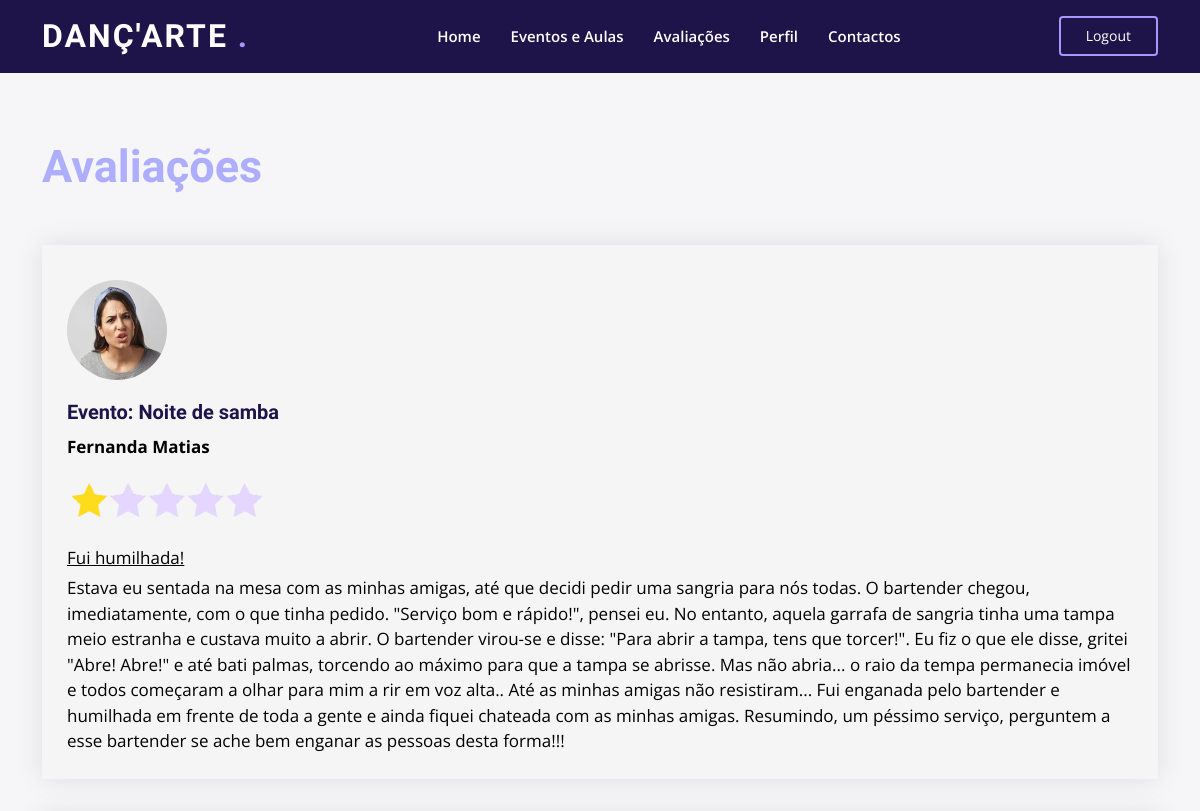
The app's page /danceteria/avaliacoes/ (signed in, upper part), older data.
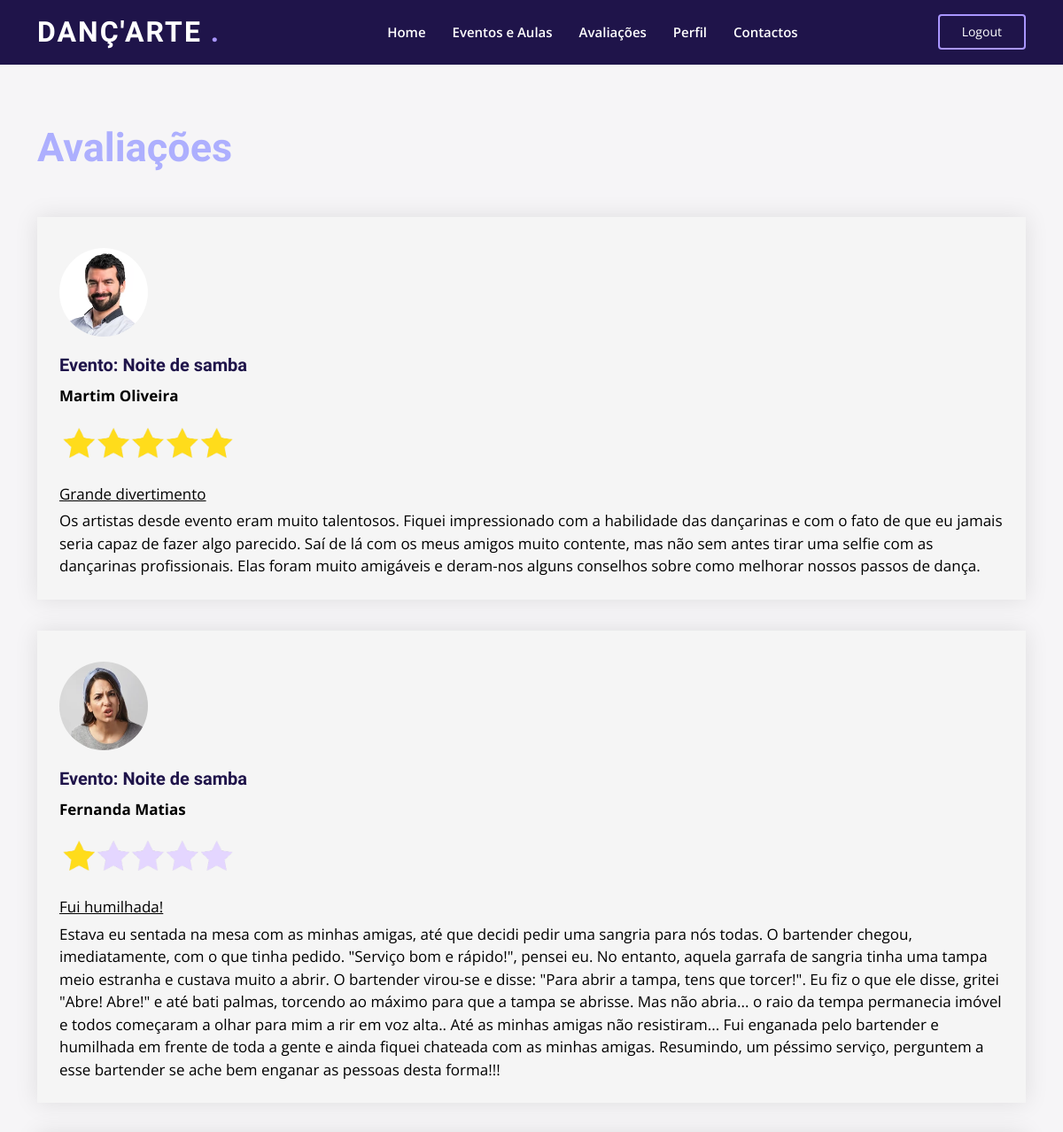
The same page, newer data.
### webdanceteria/models.py (models this page shows, shortened)
class Avaliacao(models.Model):
    avaliador = models.ForeignKey(User, on_delete=models.CASCADE, default=None)
    evento = models.ForeignKey(Evento, on_delete=models.CASCADE)
    titulo = models.CharField(max_length=100, default="")
    descricao = models.CharField(max_length=1000, null=True, blank=True, default="")
    rating = models.IntegerField()  # 1 a 5 estrelas
    data_avaliacao = models.DateTimeField()

class Utilizador(models.Model):
    user = models.OneToOneField(User, on_delete=models.CASCADE, default=None)
    nome = models.CharField(max_length=50)
    email = models.EmailField()
    genero = models.CharField(max_length=1, choices=genero_choices)
    imagem_perfil = models.FileField(upload_to='utilizadorImg', null=True)
    descricao = models.CharField(max_length=500, null=True, blank=True, default="")
    data_nascimento = models.DateField()
    n_aulas = models.IntegerField(default=0)
    n_eventos = models.IntegerField(default=0)
    class Meta:
        abstract = True

class Membro(Utilizador):
    preferencias_musicais = models.CharField(max_length=100, null=True)
    nivel_membro = models.ForeignKey(NivelMembro, on_delete=models.PROTECT)
    pontos = models.IntegerField(default=0)

class Evento(models.Model):
    nome = models.CharField(max_length=100)
    data_hora = models.DateTimeField()
    preco_bilhete = models.DecimalField(max_digits=6, decimal_places=2, default=None)
    bilhetes_disponiveis = models.IntegerField()
    descricao = models.CharField(max_length=500, null=True, blank=True)
    artistas = models.CharField(max_length=500, null=True, blank=True)

### webdanceteria/views.py (the view)
# urls.py: path('avaliacoes/', views.avaliacoes_view, name='avaliacoes_view')
@login_required()
def avaliacoes_view(request):
    avaliacoes = Avaliacao.objects.order_by('-data_avaliacao')
    return render(request, 'webdanceteria/avaliacoes.html', {'avaliacoes': avaliacoes})

### webdanceteria/templatetags/registerfilters.py (called while the page is built)
@register.filter
def isMembro(user):
    return user.groups.filter(name='Membros').exists()

@register.filter
def isInstrutor(user):
    return user.groups.filter(name='Instrutores').exists()

@register.filter
def getUtilizador(user):
    if isMembro(user):
        return Membro.objects.get(user_id=user)
    if isInstrutor(user):
        return Instrutor.objects.get(user_id=user)
    if user.is_superuser:
        return Diretor.objects.get(user_id=user)
    return None

@register.filter
def getNome(user):
    return getUtilizador(user).nome

@register.filter
def getImagemPerfil(user):
    if getUtilizador(user).imagem_perfil:
        return f"{settings.MEDIA_URL}{getUtilizador(user).imagem_perfil}"
    else:
        return None

### webdanceteria/templates/webdanceteria/avaliacoes.html (shortened to what this page needs)
{% extends "./profile.html" %}
    {% load static %}
    {% load registerfilters %}
{% block content %}
    <section class="events create">
        <div class="container">
            <div class="section-title" style="margin-bottom: -20px">
                {% block nameForm %}
                    <h3>
                        Avaliações
                    </h3>
                {% endblock %}
            </div>
            {% for avaliacao in avaliacoes %}
                <div id="divDivisao">
                    {% if avaliacao.avaliador|getImagemPerfil %}
                        <img src="{% static avaliacao.avaliador|getImagemPerfil %}"
                             id=" img{{ avaliacao.avaliador.id }}"
                             style="width: 100px; height: 100px" title="" alt="">
                    {% else %}
                        <img src="{% static 'webdanceteria/img/user.png' %}" id=" img{{ avaliacao.avaliador.id }}"
                             style="width: 100px; height: 100px" title="" alt="">
                    {% endif %}
                    <h5 class="eventoNome"> Evento: {{ avaliacao.evento.nome }}</h5>
                    <p class="p"><strong>{{ avaliacao.avaliador|getNome }}</strong></p>
                    {% if avaliacao.rating == 1 %}
                        <img src="{% static 'webdanceteria/img/rating_1.png' %}" style="width: 200px; height: 50px; border-radius: 0" alt="">
                    {% elif avaliacao.rating == 2 %}
                        <img src="{% static 'webdanceteria/img/rating_2.png' %}" style="width: 200px; height: 50px; border-radius: 0" alt="">
                    {% elif avaliacao.rating == 3 %}
                        <img src="{% static 'webdanceteria/img/rating_3.png' %}" style="width: 200px; height: 50px; border-radius: 0" alt="">
                    {% elif avaliacao.rating == 4 %}
                        <img src="{% static 'webdanceteria/img/rating_4.png' %}" style="width: 200px; height: 50px; border-radius: 0" alt="">
                    {% elif avaliacao.rating == 5 %}
                        <img src="{% static 'webdanceteria/img/rating_5.png' %}" style="width: 200px; height: 50px; border-radius: 0" alt="">
                    {% endif %}
                    <p class="p"> <u> {{ avaliacao.titulo }} </u> </p>
                    <p class="p"> {{ avaliacao.descricao }} </p>
                </div>
            {% endfor %}
        </div>
    </section>
{% endblock %}

Row changes from the older to the newer data that the page shows:
added Avaliacao: avaliador.imagem_perfil (picture), evento.nome "Noite de samba", avaliador|getNome "Martim Oliveira", rating 5 (drawn), titulo "Grande divertimento", descricao "Os artistas desde evento eram muito talentosos. Fiquei impressionado com a habilidade das dançarinas e com o fato de que eu jamais seria capaz de fazer algo parecido. Saí de lá com os meus amigos muito contente, mas não sem antes tirar uma selfie com as dançarinas profissionais. Elas foram muito amigáveis e deram-nos alguns conselhos sobre como melhorar nossos passos de dança."
